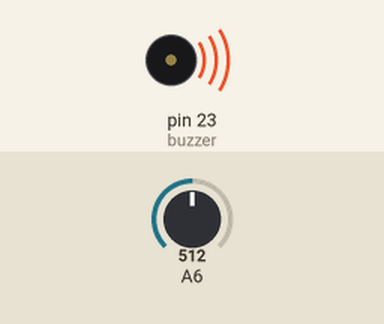
Recording of a sketch running on a simulated Arduino Mega 2560, built with avr-gcc and run on an emulated ATmega2560. Shown: buzzer (waves = sounding, pin HIGH). The test bench sets the inputs (shaded band); at power-on: A6 = 512. What the sketch prints to the serial monitor is not drawn.

Above: at 3.3 s.
3.4 s: A6 set to 281
6.9 s: A6 set to 251
At 7.7 s:
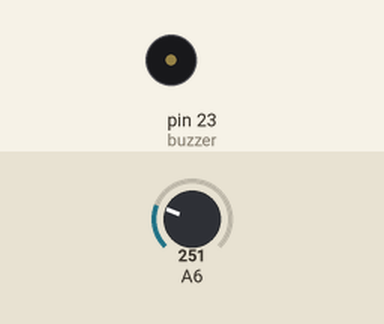
10.2 s: A6 set to 306
At 11.9 s:
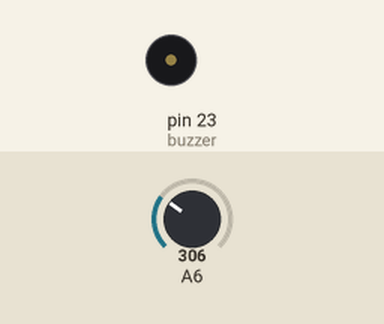
17.0 s: A6 set to 122
At 17.7 s:
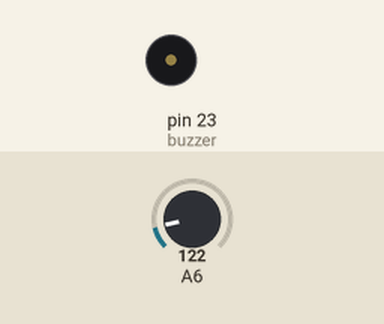
Timing chart, 0 to 20.0 s (numbered marks = the images above; inputs shaded):
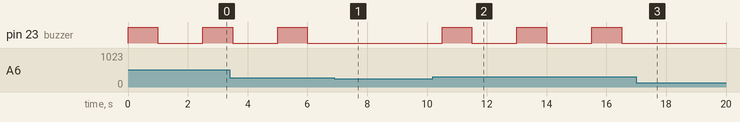

The sketch:

mq_2_code.ino
```cpp
//code mq2 capteur de gaz et fumée

// Sensor pins pin D6 LED output, pin A0 analog Input

#include <Wire.h>

#define sensorPin 22
//#define buzPin 25
int buzzer=23;
void setup() {
  Serial.begin(9600);
  pinMode(buzzer, OUTPUT);


}

void loop() {
  Serial.print("Analog output: ");
  Serial.println(readSensor());
  delay(500);
}

//  This function returns the analog data to calling function
int readSensor() {
  unsigned int sensorValue = analogRead(sensorPin);  // Read the analog value from sensor
  unsigned int outputValue = map(sensorValue, 0, 1023, 0, 255); // map the 10-bit data to 8-bit data

  if (outputValue > 65){
   // analogWrite(ledPin, outputValue); // generate PWM signal

     digitalWrite(buzzer,HIGH);
    delay(1000);
    digitalWrite(buzzer,LOW);
    delay(1000);
  }
  else{
    digitalWrite(buzzer,LOW);
   // digitalWrite(ledPin, LOW);
  return outputValue;             // Return analog moisture value
  }
}
```

Measured:
- the behaviour switches between 265 and 264 on A6 (found by bisection; images 0 and 1)
- after the input at 6.9 s, pin 23 (buzzer): stays LOW (without the input it goes to HIGH after 0.60 s)
- after the input at 10.2 s, pin 23 (buzzer): alternates HIGH for 1.0 s and LOW for 1.5 s, starting after 0.30 s
- after the input at 17.0 s, pin 23 (buzzer): stays LOW (without the input it goes to HIGH after 1.0 s)
